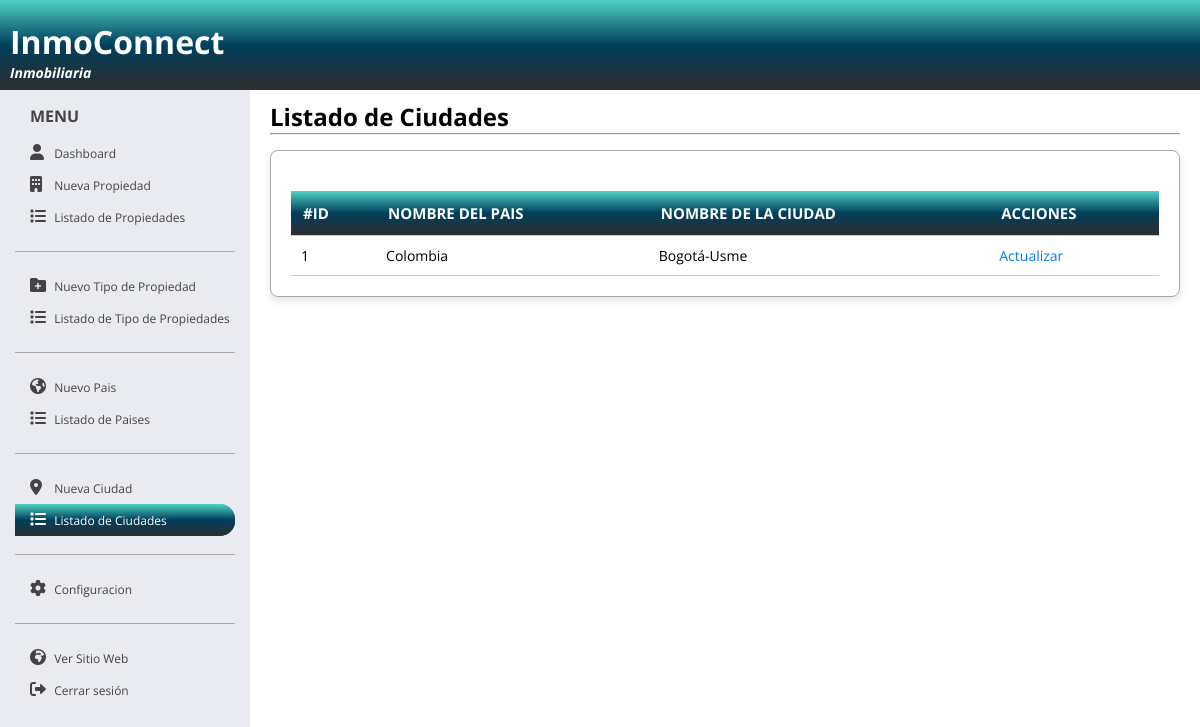
The app's page /admin/listado-ciudades.php (signed in) with its own data.
### tables this page shows
CREATE TABLE `ciudades` (
  `id` int(11) NOT NULL,
  `id_pais` int(11) NOT NULL,
  `nombre_ciudad` varchar(100) NOT NULL
);

CREATE TABLE `paises` (
  `id` int(11) NOT NULL,
  `nombre_pais` varchar(50) NOT NULL
);

### admin/listado-ciudades.php (the view, shortened to what this page needs)
<?php
function obtenerTodasLasCiudades()
{
    include("conexion.php");
    $query = "SELECT * FROM ciudades";
    $result = mysqli_query($conn, $query);
    return $result;
}
function obtenerPais($id_pais)
{
    include("conexion.php");
    $query = "SELECT * FROM paises WHERE id='$id_pais'";
    $resultado_pais = mysqli_query($conn, $query);
    $row = mysqli_fetch_assoc($resultado_pais);
    return $row['nombre_pais'];
}
$result = obtenerTodasLasCiudades();
?>
<!DOCTYPE html>
<html lang="es">
<head>
    <link rel="stylesheet" href="https://cdnjs.cloudflare.com/ajax/libs/font-awesome/6.0.0/css/all.min.css" />
    <link rel="stylesheet" href="estilo.css">
</head>
<body>
    <?php include("header.php"); ?>
    <div id="contenedor-admin">
        <?php include("contenedor-menu.php"); ?>
        <div class="contenedor-principal">
            <div id="listado-paises">
                <h2>Listado de Ciudades</h2>
                <hr>
                <div class="contenedor-tabla">
                    <table class="listados">
                        <tr>
                            <th>#ID</th>
                            <th>Nombre del Pais</th>
                            <th>Nombre de la Ciudad</th>
                            <th>Acciones</th>
                        </tr>
                        <?php while ($ciudad = mysqli_fetch_assoc($result)) : ?>
                            <tr>
                                <td> <?php echo $ciudad['id'] ?></td>
                                <td> <?php echo obtenerPais($ciudad['id_pais']) ?></td>
                                <td> <?php echo $ciudad['nombre_ciudad'] ?></td>
                                <td>
                                    <form action="actualizar-ciudad.php" method="get" class="form-acciones">
                                        <input type="submit" value="Actualizar" name="actualizar">
                                    </form>
                                </td>
                            </tr>
                        <?php endwhile ?>
                    </table>
                </div>
            </div>
        </div>
    </div>
</body>
</html>

### admin/estilo.css (style rules this page uses)
* { margin: 0; padding: 0; box-sizing: border-box; font-family: 'Open Sans'; }
html, body { height: 100%; }
#contenedor-admin { width: 100%; height: 100%; background-color: #fff; }
.contenedor-principal { position: relative; height: 100%; padding-top: 80px; margin-left: 250px; }
#listado-tipos-propiedades, #listado-paises, #listado-ciudades { background-color: #fff; padding: 20px; border-radius: 8px; }
#listado-tipos-propiedades .contenedor-tabla, #listado-paises .contenedor-tabla, #listado-ciudades .contenedor-tabla { background-color: #fff; padding: 20px; border: 1px solid #aaa; border-radius: 8px; box-shadow: 0 4px 8px rgba(0, 0, 0, 0.1); margin-top: 15px; }
.listados { margin-top: 20px; border-collapse: collapse; text-align: left; width: 100%; max-width: 100%; }
.listados tr:nth-child(odd) { background-color: #dedede; }
.listados tr:nth-child(even) { background-color: #fff; }
.listados tr { border-bottom: 1px solid #ccc; font-size: 14px; padding: 10px; }
.listados th { background: linear-gradient(to bottom, #4fd1c5, #003f5c, #2d2d2d); color: #ffffff; font-weight: bold; text-transform: uppercase; padding: 12px; font-size: 15px; }
.listados td { padding: 10px; font-size: 14px; }
.listados input { border: none; background-color: transparent; color: #007bff; cursor: pointer; font-size: 14px; }

### records on screen
ciudades: id "1", id_pais.nombre_pais "Colombia", nombre_ciudad "Bogotá-Usme"
